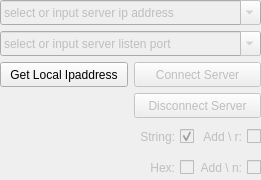
<?xml version="1.0" encoding="UTF-8"?>
<ui version="4.0">
 <class>TcpClientModuleA</class>
 <widget class="QFrame" name="TcpClientModuleA">
  <property name="geometry">
   <rect>
    <x>0</x>
    <y>0</y>
    <width>261</width>
    <height>180</height>
   </rect>
  </property>
  <property name="windowTitle">
   <string>Frame</string>
  </property>
  <layout class="QGridLayout" name="gridLayout" columnstretch="1,1,1,1">
   <property name="leftMargin">
    <number>0</number>
   </property>
   <property name="topMargin">
    <number>0</number>
   </property>
   <property name="rightMargin">
    <number>0</number>
   </property>
   <property name="bottomMargin">
    <number>0</number>
   </property>
   <item row="4" column="3">
    <widget class="QCheckBox" name="checkBox_1">
     <property name="enabled">
      <bool>false</bool>
     </property>
     <property name="sizePolicy">
      <sizepolicy hsizetype="Minimum" vsizetype="Minimum">
       <horstretch>0</horstretch>
       <verstretch>0</verstretch>
      </sizepolicy>
     </property>
     <property name="minimumSize">
      <size>
       <width>25</width>
       <height>25</height>
      </size>
     </property>
     <property name="maximumSize">
      <size>
       <width>300</width>
       <height>25</height>
      </size>
     </property>
     <property name="layoutDirection">
      <enum>Qt::RightToLeft</enum>
     </property>
     <property name="text">
      <string>Add \ r:</string>
     </property>
    </widget>
   </item>
   <item row="0" column="0" colspan="4">
    <widget class="QComboBox" name="comboBox">
     <property name="enabled">
      <bool>false</bool>
     </property>
     <property name="minimumSize">
      <size>
       <width>80</width>
       <height>25</height>
      </size>
     </property>
     <property name="maximumSize">
      <size>
       <width>500</width>
       <height>25</height>
      </size>
     </property>
     <property name="editable">
      <bool>true</bool>
     </property>
     <item>
      <property name="text">
       <string>select or input server ip address</string>
      </property>
     </item>
    </widget>
   </item>
   <item row="5" column="3">
    <widget class="QCheckBox" name="checkBox_2">
     <property name="enabled">
      <bool>false</bool>
     </property>
     <property name="sizePolicy">
      <sizepolicy hsizetype="Minimum" vsizetype="Minimum">
       <horstretch>0</horstretch>
       <verstretch>0</verstretch>
      </sizepolicy>
     </property>
     <property name="minimumSize">
      <size>
       <width>25</width>
       <height>25</height>
      </size>
     </property>
     <property name="maximumSize">
      <size>
       <width>300</width>
       <height>25</height>
      </size>
     </property>
     <property name="layoutDirection">
      <enum>Qt::RightToLeft</enum>
     </property>
     <property name="text">
      <string>Add \ n:</string>
     </property>
    </widget>
   </item>
   <item row="1" column="0" colspan="4">
    <widget class="QComboBox" name="comboBox_2">
     <property name="enabled">
      <bool>false</bool>
     </property>
     <property name="sizePolicy">
      <sizepolicy hsizetype="Minimum" vsizetype="Minimum">
       <horstretch>0</horstretch>
       <verstretch>0</verstretch>
      </sizepolicy>
     </property>
     <property name="minimumSize">
      <size>
       <width>80</width>
       <height>25</height>
      </size>
     </property>
     <property name="maximumSize">
      <size>
       <width>500</width>
       <height>25</height>
      </size>
     </property>
     <property name="editable">
      <bool>true</bool>
     </property>
     <item>
      <property name="text">
       <string>select or input server listen port</string>
      </property>
     </item>
     <item>
      <property name="text">
       <string>6666</string>
      </property>
     </item>
     <item>
      <property name="text">
       <string>8888</string>
      </property>
     </item>
    </widget>
   </item>
   <item row="5" column="2">
    <widget class="QCheckBox" name="checkBox_4">
     <property name="enabled">
      <bool>false</bool>
     </property>
     <property name="sizePolicy">
      <sizepolicy hsizetype="Minimum" vsizetype="Minimum">
       <horstretch>0</horstretch>
       <verstretch>0</verstretch>
      </sizepolicy>
     </property>
     <property name="minimumSize">
      <size>
       <width>25</width>
       <height>25</height>
      </size>
     </property>
     <property name="maximumSize">
      <size>
       <width>300</width>
       <height>25</height>
      </size>
     </property>
     <property name="layoutDirection">
      <enum>Qt::RightToLeft</enum>
     </property>
     <property name="text">
      <string>Hex:</string>
     </property>
    </widget>
   </item>
   <item row="3" column="2" colspan="2">
    <widget class="QPushButton" name="pushButton_38">
     <property name="enabled">
      <bool>false</bool>
     </property>
     <property name="sizePolicy">
      <sizepolicy hsizetype="Minimum" vsizetype="Minimum">
       <horstretch>0</horstretch>
       <verstretch>0</verstretch>
      </sizepolicy>
     </property>
     <property name="minimumSize">
      <size>
       <width>80</width>
       <height>25</height>
      </size>
     </property>
     <property name="maximumSize">
      <size>
       <width>500</width>
       <height>25</height>
      </size>
     </property>
     <property name="text">
      <string>Disconnect Server</string>
     </property>
    </widget>
   </item>
   <item row="2" column="2" colspan="2">
    <widget class="QPushButton" name="pushButton_37">
     <property name="enabled">
      <bool>false</bool>
     </property>
     <property name="sizePolicy">
      <sizepolicy hsizetype="Minimum" vsizetype="Minimum">
       <horstretch>0</horstretch>
       <verstretch>0</verstretch>
      </sizepolicy>
     </property>
     <property name="minimumSize">
      <size>
       <width>80</width>
       <height>25</height>
      </size>
     </property>
     <property name="maximumSize">
      <size>
       <width>500</width>
       <height>25</height>
      </size>
     </property>
     <property name="text">
      <string>Connect Server</string>
     </property>
    </widget>
   </item>
   <item row="4" column="2">
    <widget class="QCheckBox" name="checkBox_3">
     <property name="enabled">
      <bool>false</bool>
     </property>
     <property name="sizePolicy">
      <sizepolicy hsizetype="Minimum" vsizetype="Minimum">
       <horstretch>0</horstretch>
       <verstretch>0</verstretch>
      </sizepolicy>
     </property>
     <property name="minimumSize">
      <size>
       <width>25</width>
       <height>25</height>
      </size>
     </property>
     <property name="maximumSize">
      <size>
       <width>300</width>
       <height>25</height>
      </size>
     </property>
     <property name="layoutDirection">
      <enum>Qt::RightToLeft</enum>
     </property>
     <property name="text">
      <string>String:</string>
     </property>
     <property name="checked">
      <bool>true</bool>
     </property>
    </widget>
   </item>
   <item row="2" column="0" colspan="2">
    <widget class="QPushButton" name="pushButton">
     <property name="sizePolicy">
      <sizepolicy hsizetype="Minimum" vsizetype="Minimum">
       <horstretch>0</horstretch>
       <verstretch>0</verstretch>
      </sizepolicy>
     </property>
     <property name="minimumSize">
      <size>
       <width>80</width>
       <height>25</height>
      </size>
     </property>
     <property name="maximumSize">
      <size>
       <width>500</width>
       <height>25</height>
      </size>
     </property>
     <property name="text">
      <string>Get Local Ipaddress</string>
     </property>
    </widget>
   </item>
  </layout>
 </widget>
 <resources/>
 <connections/>
</ui>
